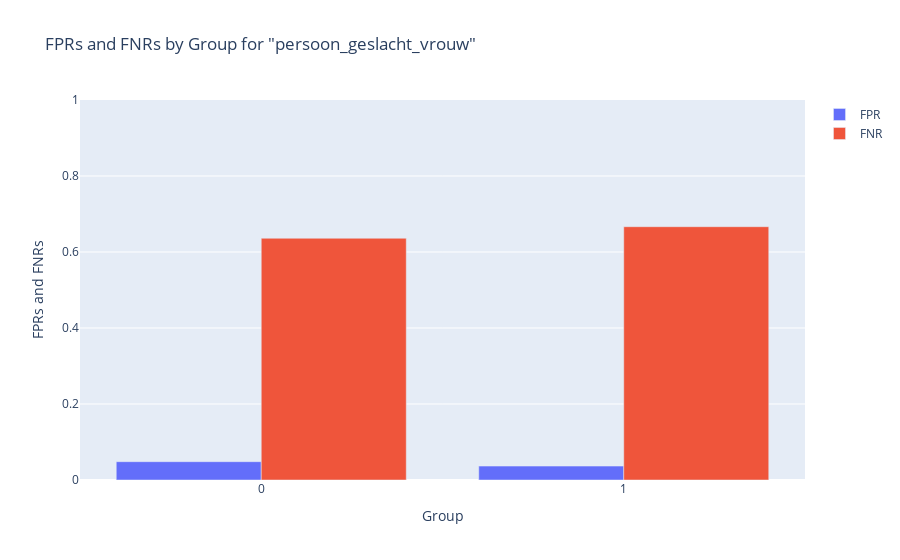
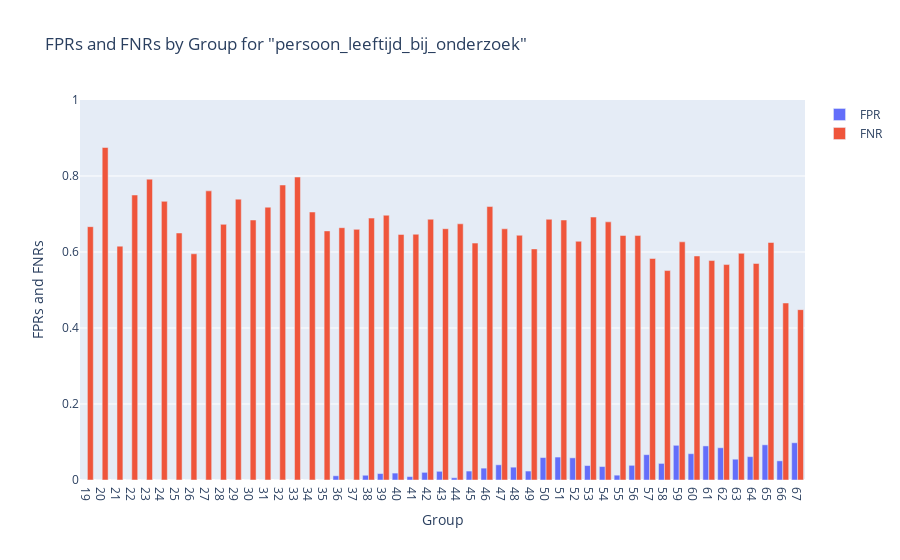
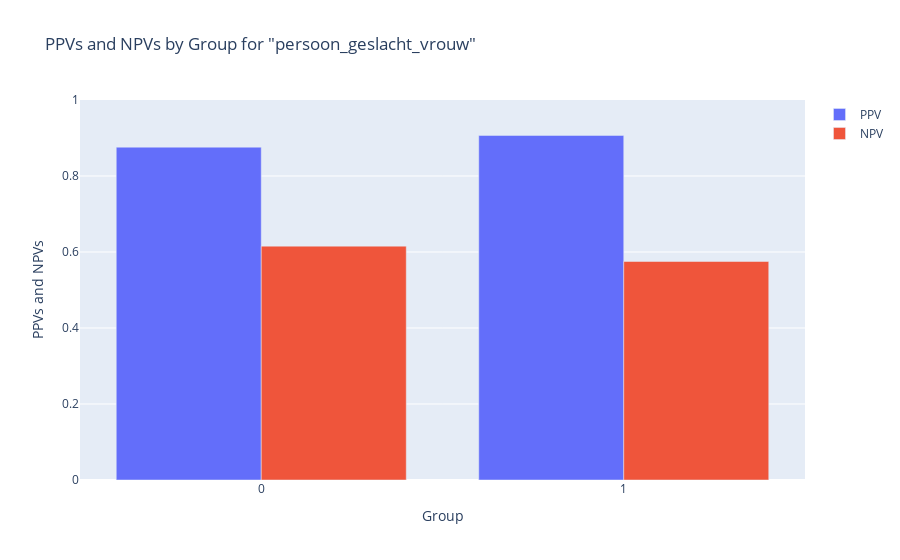
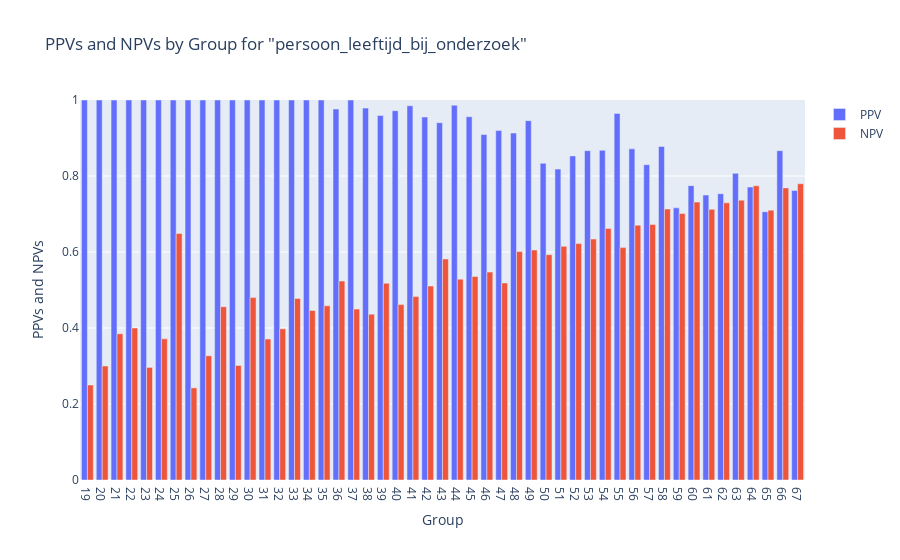

These figures' notebook cell, in order:
### Code cell
# show results of each metric
for metric, metric_name in used_metrics:
    print(f'{'#' * (len(metric_name) + 11)}\n# Metric {metric_name} #\n{'#' * (len(metric_name) + 11)}')
    for image in metric.show():
        image.show()

### Figure 1 — Plotly figure (JSON) as saved in the notebook; plotly's stock layout.template omitted (floating-point values rounded to 4 significant figures)
{"data": [{"name": "FPR", "type": "bar", "x": ["0", "1"], "y": [0.04821, 0.0366]}, {"name": "FNR", "type": "bar", "x": ["0", "1"], "y": [0.6362, 0.6666]}], "layout": {"bargap": 0.2, "title": {"text": "FPRs and FNRs by Group for \"persoon_geslacht_vrouw\""}, "xaxis": {"title": {"text": "Group"}}, "yaxis": {"range": [0, 1], "title": {"text": "FPRs and FNRs"}}}}

### Figure 2 — Plotly figure (JSON) as saved in the notebook; plotly's stock layout.template omitted (floating-point values rounded to 4 significant figures)
{"data": [{"name": "FPR", "type": "bar", "x": ["19", "20", "21", "22", "23", "24", "25", "26", "27", "28", "29", "30", "31", "32", "33", "34", "35", "36", "37", "38", "39", "40", "41", "42", "43", "44", "45", "46", "47", "48", "49", "50", "51", "52", "53", "54", "55", "56", "57", "58", "59", "60", "61", "62", "63", "64", "65", "66", "67"], "y": [0, 0, 0, 0, 0, 0, 0, 0, 0, 0, 0, 0, 0, 0, 0, 0, 0, 0.01111, 0, 0.0125, 0.01695, 0.01818, 0.008929, 0.02013, 0.02286, 0.005952, 0.02353, 0.03125, 0.04, 0.03376, 0.02358, 0.05907, 0.06038, 0.05837, 0.03802, 0.03543, 0.01271, 0.03863, 0.06667, 0.04365, 0.0913, 0.06926, 0.08969, 0.08491, 0.05473, 0.06145, 0.09259, 0.05042, 0.09804]}, {"name": "FNR", "type": "bar", "x": ["19", "20", "21", "22", "23", "24", "25", "26", "27", "28", "29", "30", "31", "32", "33", "34", "35", "36", "37", "38", "39", "40", "41", "42", "43", "44", "45", "46", "47", "48", "49", "50", "51", "52", "53", "54", "55", "56", "57", "58", "59", "60", "61", "62", "63", "64", "65", "66", "67"], "y": [0.6667, 0.875, 0.6154, 0.75, 0.7917, 0.7333, 0.65, 0.5952, 0.7609, 0.6727, 0.7391, 0.6842, 0.7179, 0.7763, 0.7973, 0.7053, 0.6555, 0.6639, 0.6596, 0.6892, 0.6968, 0.6462, 0.6467, 0.6863, 0.6613, 0.6742, 0.6234, 0.7196, 0.661, 0.6441, 0.6081, 0.6861, 0.6842, 0.6282, 0.6919, 0.6793, 0.6435, 0.6433, 0.5829, 0.5511, 0.6268, 0.5896, 0.5775, 0.5669, 0.5965, 0.5698, 0.625, 0.4658, 0.4483]}], "layout": {"bargap": 0.2, "title": {"text": "FPRs and FNRs by Group for \"persoon_leeftijd_bij_onderzoek\""}, "xaxis": {"title": {"text": "Group"}}, "yaxis": {"range": [0, 1], "title": {"text": "FPRs and FNRs"}}}}

### Figure 3 — Plotly figure (JSON) as saved in the notebook; plotly's stock layout.template omitted (floating-point values rounded to 4 significant figures)
{"data": [{"name": "PPV", "type": "bar", "x": ["0", "1"], "y": [0.8759, 0.9068]}, {"name": "NPV", "type": "bar", "x": ["0", "1"], "y": [0.6154, 0.575]}], "layout": {"bargap": 0.2, "title": {"text": "PPVs and NPVs by Group for \"persoon_geslacht_vrouw\""}, "xaxis": {"title": {"text": "Group"}}, "yaxis": {"range": [0, 1], "title": {"text": "PPVs and NPVs"}}}}

### Figure 4 — Plotly figure (JSON) as saved in the notebook; plotly's stock layout.template omitted (floating-point values rounded to 4 significant figures)
{"data": [{"name": "PPV", "type": "bar", "x": ["19", "20", "21", "22", "23", "24", "25", "26", "27", "28", "29", "30", "31", "32", "33", "34", "35", "36", "37", "38", "39", "40", "41", "42", "43", "44", "45", "46", "47", "48", "49", "50", "51", "52", "53", "54", "55", "56", "57", "58", "59", "60", "61", "62", "63", "64", "65", "66", "67"], "y": [1, 1, 1, 1, 1, 1, 1, 1, 1, 1, 1, 1, 1, 1, 1, 1, 1, 0.9762, 1, 0.9787, 0.9592, 0.9718, 0.9848, 0.9552, 0.9403, 0.9863, 0.956, 0.9091, 0.9195, 0.913, 0.9457, 0.8333, 0.8182, 0.8529, 0.8667, 0.8676, 0.9647, 0.8714, 0.8298, 0.8778, 0.7162, 0.7746, 0.75, 0.7534, 0.807, 0.7708, 0.7059, 0.8667, 0.7619]}, {"name": "NPV", "type": "bar", "x": ["19", "20", "21", "22", "23", "24", "25", "26", "27", "28", "29", "30", "31", "32", "33", "34", "35", "36", "37", "38", "39", "40", "41", "42", "43", "44", "45", "46", "47", "48", "49", "50", "51", "52", "53", "54", "55", "56", "57", "58", "59", "60", "61", "62", "63", "64", "65", "66", "67"], "y": [0.25, 0.3, 0.3846, 0.4, 0.2963, 0.3714, 0.6486, 0.2424, 0.3269, 0.4559, 0.3014, 0.48, 0.3708, 0.398, 0.4779, 0.4463, 0.4583, 0.5235, 0.4497, 0.4365, 0.5179, 0.4615, 0.4826, 0.5105, 0.5816, 0.5285, 0.5355, 0.5471, 0.5185, 0.601, 0.6053, 0.5931, 0.6148, 0.6221, 0.6341, 0.6622, 0.6115, 0.6707, 0.6727, 0.713, 0.7013, 0.7313, 0.7123, 0.7293, 0.7364, 0.7742, 0.7101, 0.7687, 0.7797]}], "layout": {"bargap": 0.2, "title": {"text": "PPVs and NPVs by Group for \"persoon_leeftijd_bij_onderzoek\""}, "xaxis": {"title": {"text": "Group"}}, "yaxis": {"range": [0, 1], "title": {"text": "PPVs and NPVs"}}}}
